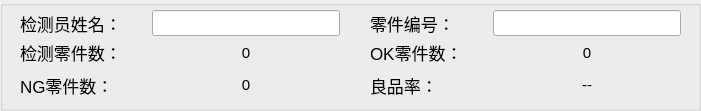
   <widget class="QGroupBox" name="groupBox_6">
    <property name="geometry">
     <rect>
      <x>1190</x>
      <y>40</y>
      <width>701</width>
      <height>111</height>
     </rect>
    </property>
    <property name="font">
     <font>
      <pointsize>11</pointsize>
     </font>
    </property>
    <property name="title">
     <string/>
    </property>
    <widget class="QWidget" name="layoutWidget_5">
     <property name="geometry">
      <rect>
       <x>20</x>
       <y>10</y>
       <width>661</width>
       <height>91</height>
      </rect>
     </property>
     <layout class="QGridLayout" name="gridLayout_12">
      <property name="horizontalSpacing">
       <number>30</number>
      </property>
      <property name="verticalSpacing">
       <number>0</number>
      </property>
      <item row="0" column="0">
       <widget class="QLabel" name="label_38">
        <property name="font">
         <font>
          <pointsize>13</pointsize>
         </font>
        </property>
        <property name="text">
         <string>检测员姓名：</string>
        </property>
       </widget>
      </item>
      <item row="0" column="1">
       <widget class="QLineEdit" name="operatorName">
        <property name="font">
         <font>
          <pointsize>11</pointsize>
         </font>
        </property>
       </widget>
      </item>
      <item row="0" column="2">
       <widget class="QLabel" name="label_41">
        <property name="font">
         <font>
          <pointsize>13</pointsize>
         </font>
        </property>
        <property name="text">
         <string>零件编号：</string>
        </property>
       </widget>
      </item>
      <item row="0" column="3">
       <widget class="QLineEdit" name="partsId">
        <property name="font">
         <font>
          <pointsize>11</pointsize>
         </font>
        </property>
       </widget>
      </item>
      <item row="1" column="0">
       <widget class="QLabel" name="label_48">
        <property name="font">
         <font>
          <pointsize>13</pointsize>
         </font>
        </property>
        <property name="text">
         <string>检测零件数：</string>
        </property>
       </widget>
      </item>
      <item row="1" column="1">
       <widget class="QLabel" name="measurePartsNum">
        <property name="font">
         <font>
          <pointsize>11</pointsize>
         </font>
        </property>
        <property name="text">
         <string>0</string>
        </property>
        <property name="alignment">
         <set>Qt::AlignCenter</set>
        </property>
       </widget>
      </item>
      <item row="1" column="2">
       <widget class="QLabel" name="label_53">
        <property name="font">
         <font>
          <pointsize>13</pointsize>
         </font>
        </property>
        <property name="text">
         <string>OK零件数：</string>
        </property>
       </widget>
      </item>
      <item row="1" column="3">
       <widget class="QLabel" name="okPartsNum_All">
        <property name="font">
         <font>
          <pointsize>11</pointsize>
         </font>
        </property>
        <property name="text">
         <string>0</string>
        </property>
        <property name="alignment">
         <set>Qt::AlignCenter</set>
        </property>
       </widget>
      </item>
      <item row="2" column="0">
       <widget class="QLabel" name="label_54">
        <property name="font">
         <font>
          <pointsize>13</pointsize>
         </font>
        </property>
        <property name="text">
         <string>NG零件数：</string>
        </property>
       </widget>
      </item>
      <item row="2" column="1">
       <widget class="QLabel" name="ngPartsNum_All">
        <property name="font">
         <font>
          <pointsize>11</pointsize>
         </font>
        </property>
        <property name="text">
         <string>0</string>
        </property>
        <property name="alignment">
         <set>Qt::AlignCenter</set>
        </property>
       </widget>
      </item>
      <item row="2" column="2">
       <widget class="QLabel" name="label_55">
        <property name="font">
         <font>
          <pointsize>13</pointsize>
         </font>
        </property>
        <property name="text">
         <string>良品率：</string>
        </property>
       </widget>
      </item>
      <item row="2" column="3">
       <widget class="QLabel" name="yield_All">
        <property name="font">
         <font>
          <pointsize>11</pointsize>
         </font>
        </property>
        <property name="text">
         <string>--</string>
        </property>
        <property name="alignment">
         <set>Qt::AlignCenter</set>
        </property>
       </widget>
      </item>
     </layout>
    </widget>
   </widget>
